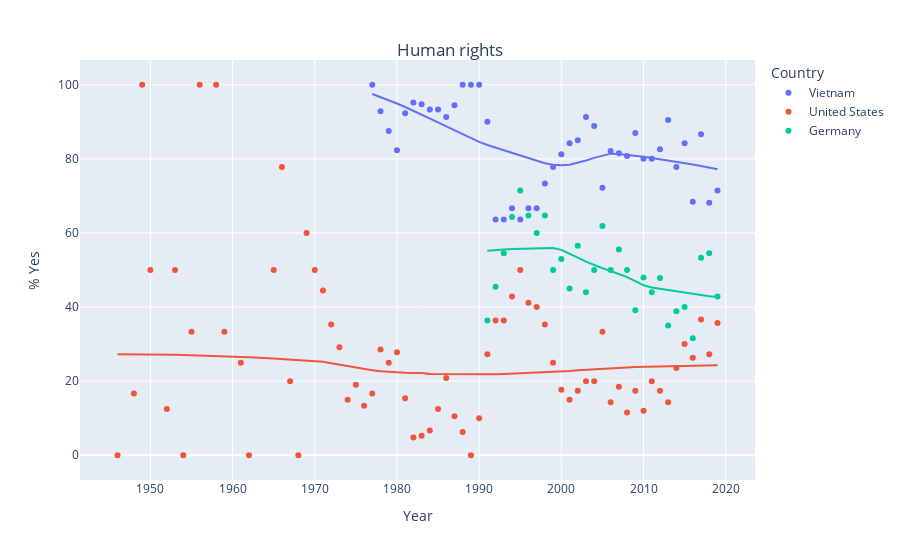
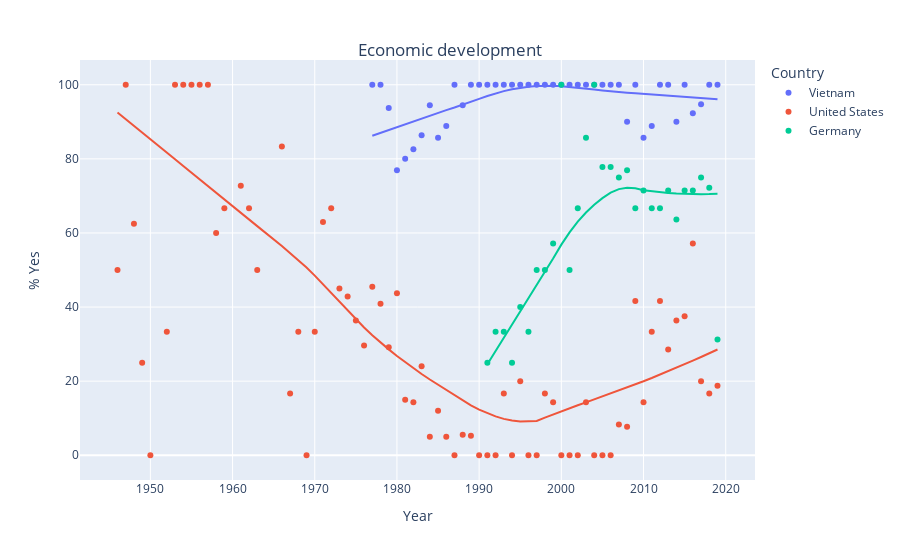
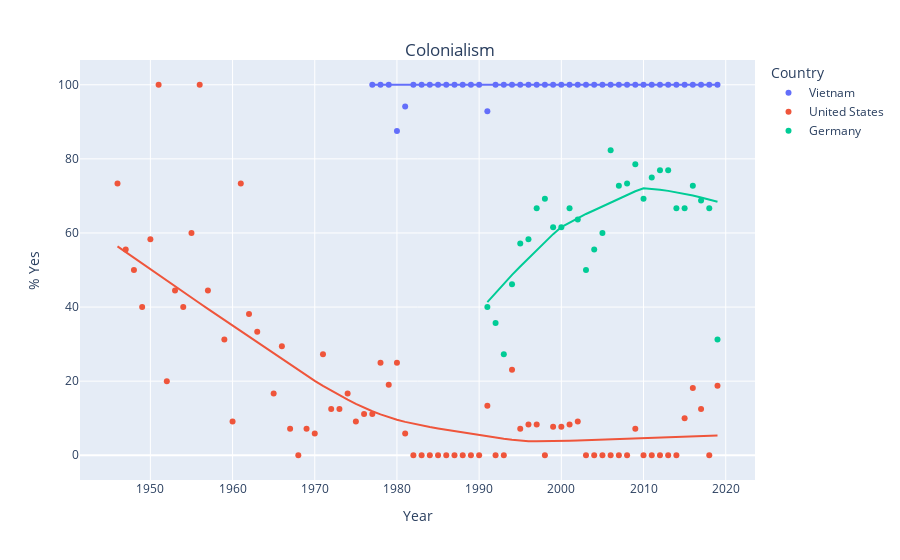
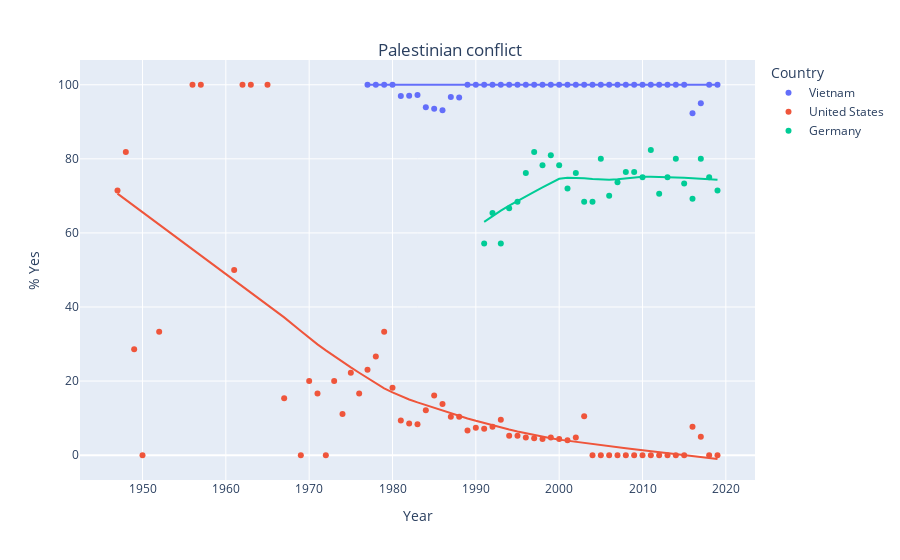

The code cell stored with these charts, in order, in its notebook:
### Markdown cell above
Now that we have our focus countries, we can make pretty pictures.

You can just run the cell below - assuming you have done all the parts above!

### Code cell
def make_plot(countries,issue):
    '''
    A Python function that takes in the list of countries and issues and makes
    a scatter plot of each issue with a trendline for each country.
    '''
    x_data = []
    y_data = []
    c_data = []
    for cntry in countries:
        my_group = c_groups.get_group((cntry,issue))
        for y in my_group['year'].unique():
            x_data.append(y)
            tot_yes = sum(my_group[my_group['year']==y]['vote']=='yes')
            percent_yes = tot_yes/len(my_group[my_group['year']==y])*100
            y_data.append(percent_yes)
            c_data.append(cntry)

    fig = px.scatter(x=x_data, y=y_data,color=c_data,trendline="lowess",labels={"color": "Country"})

    fig.update_layout(
        title={
            'text': issue + '<br>',
            'y':0.9,
            'x':0.5,
            'xanchor': 'center',
            'yanchor': 'top'})
    fig.update_yaxes(title_text="% Yes")
    fig.update_xaxes(title_text="Year")
    fig.show()
    
for iss in issues:
    make_plot(countries,iss)

### Figure 1 — Plotly figure (JSON) as saved in the notebook; plotly's stock layout.template omitted (floating-point values rounded to 4 significant figures)
{"data": [{"hovertemplate": "Country=Vietnam<br>x=%{x}<br>y=%{y}<extra></extra>", "legendgroup": "Vietnam", "marker": {"color": "#636efa", "symbol": "circle"}, "mode": "markers", "name": "Vietnam", "orientation": "v", "showlegend": true, "type": "scatter", "x": [1977, 1978, 1979, 1980, 1981, 1982, 1983, 1984, 1985, 1986, 1987, 1988, 1989, 1990, 1991, 1992, 1993, 1994, 1995, 1996, 1997, 1998, 1999, 2000, 2001, 2002, 2003, 2004, 2006, 2005, 2007, 2008, 2009, 2010, 2011, 2012, 2013, 2014, 2015, 2016, 2017, 2018, 2019], "xaxis": "x", "y": [100, 92.86, 87.5, 82.35, 92.31, 95.24, 94.74, 93.33, 93.33, 91.3, 94.44, 100, 100, 100, 90, 63.64, 63.64, 66.67, 63.64, 66.67, 66.67, 73.33, 77.78, 81.25, 84.21, 85, 91.3, 88.89, 82.14, 72.22, 81.48, 80.77, 86.96, 80, 80, 82.61, 90.48, 77.78, 84.21, 68.42, 86.67, 68.18, 71.43], "yaxis": "y"}, {"hovertemplate": "<b>LOWESS trendline</b><br><br>Country=Vietnam<br>x=%{x}<br>y=%{y} <b>(trend)</b><extra></extra>", "legendgroup": "Vietnam", "marker": {"color": "#636efa", "symbol": "circle"}, "mode": "lines", "name": "Vietnam", "showlegend": false, "type": "scatter", "x": [1977, 1978, 1979, 1980, 1981, 1982, 1983, 1984, 1985, 1986, 1987, 1988, 1989, 1990, 1991, 1992, 1993, 1994, 1995, 1996, 1997, 1998, 1999, 2000, 2001, 2002, 2003, 2004, 2005, 2006, 2007, 2008, 2009, 2010, 2011, 2012, 2013, 2014, 2015, 2016, 2017, 2018, 2019], "xaxis": "x", "y": [97.51, 96.69, 95.84, 94.94, 93.99, 93.01, 91.99, 90.93, 89.85, 88.76, 87.67, 86.6, 85.57, 84.58, 83.73, 83.0, 82.3, 81.59, 80.86, 80.12, 79.41, 78.81, 78.39, 78.24, 78.41, 78.88, 79.54, 80.27, 80.92, 81.4, 81.3, 81.1, 80.84, 80.56, 80.25, 79.93, 79.59, 79.24, 78.87, 78.48, 78.08, 77.65, 77.2], "yaxis": "y"}, {"hovertemplate": "Country=United States<br>x=%{x}<br>y=%{y}<extra></extra>", "legendgroup": "United States", "marker": {"color": "#EF553B", "symbol": "circle"}, "mode": "markers", "name": "United States", "orientation": "v", "showlegend": true, "type": "scatter", "x": [1946, 1948, 1949, 1950, 1952, 1953, 1954, 1955, 1956, 1958, 1959, 1961, 1962, 1965, 1966, 1967, 1968, 1969, 1970, 1971, 1972, 1973, 1974, 1975, 1976, 1977, 1978, 1979, 1980, 1981, 1982, 1983, 1984, 1985, 1986, 1987, 1988, 1989, 1990, 1991, 1992, 1993, 1994, 1995, 1996, 1997, 1998, 1999, 2000, 2001, 2002, 2003, 2004, 2006, 2005, 2007, 2008, 2009, 2010, 2011, 2012, 2013, 2014, 2015, 2016, 2017, 2018, 2019], "xaxis": "x", "y": [0, 16.67, 100, 50, 12.5, 50, 0, 33.33, 100, 100, 33.33, 25, 0, 50, 77.78, 20, 0, 60, 50, 44.44, 35.29, 29.17, 15, 19.05, 13.33, 16.67, 28.57, 25, 27.78, 15.38, 4.762, 5.263, 6.667, 12.5, 20.83, 10.53, 6.25, 0, 10, 27.27, 36.36, 36.36, 42.86, 50, 41.18, 40, 35.29, 25, 17.65, 15, 17.39, 20, 20, 14.29, 33.33, 18.52, 11.54, 17.39, 12, 20, 17.39, 14.29, 23.53, 30, 26.32, 36.67, 27.27, 35.71], "yaxis": "y"}, {"hovertemplate": "<b>LOWESS trendline</b><br><br>Country=United States<br>x=%{x}<br>y=%{y} <b>(trend)</b><extra></extra>", "legendgroup": "United States", "marker": {"color": "#EF553B", "symbol": "circle"}, "mode": "lines", "name": "United States", "showlegend": false, "type": "scatter", "x": [1946, 1948, 1949, 1950, 1952, 1953, 1954, 1955, 1956, 1958, 1959, 1961, 1962, 1965, 1966, 1967, 1968, 1969, 1970, 1971, 1972, 1973, 1974, 1975, 1976, 1977, 1978, 1979, 1980, 1981, 1982, 1983, 1984, 1985, 1986, 1987, 1988, 1989, 1990, 1991, 1992, 1993, 1994, 1995, 1996, 1997, 1998, 1999, 2000, 2001, 2002, 2003, 2004, 2005, 2006, 2007, 2008, 2009, 2010, 2011, 2012, 2013, 2014, 2015, 2016, 2017, 2018, 2019], "xaxis": "x", "y": [27.24, 27.26, 27.25, 27.23, 27.18, 27.14, 27.09, 27.03, 26.96, 26.81, 26.73, 26.54, 26.44, 26.11, 26.0, 25.89, 25.77, 25.64, 25.48, 25.25, 24.83, 24.41, 24.02, 23.65, 23.26, 22.92, 22.65, 22.47, 22.35, 22.28, 22.23, 22.2, 21.91, 21.9, 21.89, 21.71, 21.72, 21.73, 21.75, 21.78, 21.83, 21.9, 21.98, 22.08, 22.21, 22.38, 22.38, 22.47, 22.61, 22.77, 22.93, 23.1, 23.25, 23.39, 23.51, 23.62, 23.71, 23.79, 23.86, 23.92, 23.96, 24.01, 24.05, 24.09, 24.13, 24.17, 24.22, 24.28], "yaxis": "y"}, {"hovertemplate": "Country=Germany<br>x=%{x}<br>y=%{y}<extra></extra>", "legendgroup": "Germany", "marker": {"color": "#00cc96", "symbol": "circle"}, "mode": "markers", "name": "Germany", "orientation": "v", "showlegend": true, "type": "scatter", "x": [1991, 1992, 1993, 1994, 1995, 1996, 1997, 1998, 1999, 2000, 2001, 2002, 2003, 2004, 2006, 2005, 2007, 2008, 2009, 2010, 2011, 2012, 2013, 2014, 2015, 2016, 2017, 2018, 2019], "xaxis": "x", "y": [36.36, 45.45, 54.55, 64.29, 71.43, 64.71, 60, 64.71, 50, 52.94, 45, 56.52, 44, 50, 50, 61.9, 55.56, 50, 39.13, 48, 44, 47.83, 35, 38.89, 40, 31.58, 53.33, 54.55, 42.86], "yaxis": "y"}, {"hovertemplate": "<b>LOWESS trendline</b><br><br>Country=Germany<br>x=%{x}<br>y=%{y} <b>(trend)</b><extra></extra>", "legendgroup": "Germany", "marker": {"color": "#00cc96", "symbol": "circle"}, "mode": "lines", "name": "Germany", "showlegend": false, "type": "scatter", "x": [1991, 1992, 1993, 1994, 1995, 1996, 1997, 1998, 1999, 2000, 2001, 2002, 2003, 2004, 2005, 2006, 2007, 2008, 2009, 2010, 2011, 2012, 2013, 2014, 2015, 2016, 2017, 2018, 2019], "xaxis": "x", "y": [55.16, 55.42, 55.56, 55.64, 55.68, 55.72, 55.79, 55.89, 55.92, 55.44, 54.47, 53.35, 52.27, 51.3, 50.48, 49.74, 48.99, 48.09, 47.01, 45.88, 45.27, 44.91, 44.54, 44.17, 43.79, 43.44, 43.14, 42.9, 42.74], "yaxis": "y"}], "layout": {"autosize": true, "legend": {"title": {"text": "Country"}, "tracegroupgap": 0}, "margin": {"t": 60}, "title": {"text": "Human rights<br>", "x": 0.5, "xanchor": "center", "y": 0.9, "yanchor": "top"}, "xaxis": {"anchor": "y", "autorange": true, "domain": [0, 1], "range": [1942.0, 2023.0], "title": {"text": "Year"}, "type": "linear"}, "yaxis": {"anchor": "x", "autorange": true, "domain": [0, 1], "range": [-7.743, 107.7], "title": {"text": "% Yes"}, "type": "linear"}}}

### Figure 2 — Plotly figure (JSON) as saved in the notebook; plotly's stock layout.template omitted (floating-point values rounded to 4 significant figures)
{"data": [{"hovertemplate": "Country=Vietnam<br>x=%{x}<br>y=%{y}<extra></extra>", "legendgroup": "Vietnam", "marker": {"color": "#636efa", "symbol": "circle"}, "mode": "markers", "name": "Vietnam", "orientation": "v", "showlegend": true, "type": "scatter", "x": [1977, 1979, 1978, 1980, 1981, 1982, 1983, 1984, 1985, 1986, 1987, 1988, 1989, 1990, 1991, 1992, 1993, 1994, 1995, 1996, 1997, 1998, 1999, 2000, 2001, 2002, 2003, 2004, 2005, 2006, 2007, 2008, 2009, 2010, 2011, 2012, 2013, 2014, 2015, 2016, 2017, 2018, 2019], "xaxis": "x", "y": [100, 93.75, 100, 76.92, 80, 82.61, 86.36, 94.44, 85.71, 88.89, 100, 94.44, 100, 100, 100, 100, 100, 100, 100, 100, 100, 100, 100, 100, 100, 100, 100, 100, 100, 100, 100, 90, 100, 85.71, 88.89, 100, 100, 90, 100, 92.31, 94.74, 100, 100], "yaxis": "y"}, {"hovertemplate": "<b>LOWESS trendline</b><br><br>Country=Vietnam<br>x=%{x}<br>y=%{y} <b>(trend)</b><extra></extra>", "legendgroup": "Vietnam", "marker": {"color": "#636efa", "symbol": "circle"}, "mode": "lines", "name": "Vietnam", "showlegend": false, "type": "scatter", "x": [1977, 1978, 1979, 1980, 1981, 1982, 1983, 1984, 1985, 1986, 1987, 1988, 1989, 1990, 1991, 1992, 1993, 1994, 1995, 1996, 1997, 1998, 1999, 2000, 2001, 2002, 2003, 2004, 2005, 2006, 2007, 2008, 2009, 2010, 2011, 2012, 2013, 2014, 2015, 2016, 2017, 2018, 2019], "xaxis": "x", "y": [86.22, 87.01, 87.81, 88.61, 89.41, 90.19, 90.96, 91.72, 92.45, 93.16, 93.87, 94.58, 95.34, 96.19, 96.95, 97.65, 98.27, 98.79, 99.2, 99.49, 99.67, 99.74, 99.71, 99.58, 99.41, 99.19, 98.96, 98.72, 98.46, 98.22, 98.02, 97.86, 97.7, 97.54, 97.37, 97.2, 97.03, 96.86, 96.69, 96.53, 96.37, 96.22, 96.07], "yaxis": "y"}, {"hovertemplate": "Country=United States<br>x=%{x}<br>y=%{y}<extra></extra>", "legendgroup": "United States", "marker": {"color": "#EF553B", "symbol": "circle"}, "mode": "markers", "name": "United States", "orientation": "v", "showlegend": true, "type": "scatter", "x": [1946, 1947, 1948, 1949, 1950, 1952, 1953, 1954, 1955, 1956, 1957, 1958, 1959, 1961, 1962, 1963, 1966, 1967, 1968, 1969, 1970, 1971, 1972, 1973, 1974, 1975, 1976, 1977, 1979, 1978, 1980, 1981, 1982, 1983, 1984, 1985, 1986, 1987, 1988, 1989, 1990, 1991, 1992, 1993, 1994, 1995, 1996, 1997, 1998, 1999, 2000, 2001, 2002, 2003, 2004, 2005, 2006, 2007, 2008, 2009, 2010, 2011, 2012, 2013, 2014, 2015, 2016, 2017, 2018, 2019], "xaxis": "x", "y": [50, 100, 62.5, 25, 0, 33.33, 100, 100, 100, 100, 100, 60, 66.67, 72.73, 66.67, 50, 83.33, 16.67, 33.33, 0, 33.33, 62.96, 66.67, 45, 42.86, 36.36, 29.63, 45.45, 29.17, 40.91, 43.75, 15, 14.29, 24, 5, 12, 5, 0, 5.556, 5.263, 0, 0, 0, 16.67, 0, 20, 0, 0, 16.67, 14.29, 0, 0, 0, 14.29, 0, 0, 0, 8.333, 7.692, 41.67, 14.29, 33.33, 41.67, 28.57, 36.36, 37.5, 57.14, 20, 16.67, 18.75], "yaxis": "y"}, {"hovertemplate": "<b>LOWESS trendline</b><br><br>Country=United States<br>x=%{x}<br>y=%{y} <b>(trend)</b><extra></extra>", "legendgroup": "United States", "marker": {"color": "#EF553B", "symbol": "circle"}, "mode": "lines", "name": "United States", "showlegend": false, "type": "scatter", "x": [1946, 1947, 1948, 1949, 1950, 1952, 1953, 1954, 1955, 1956, 1957, 1958, 1959, 1961, 1962, 1963, 1966, 1967, 1968, 1969, 1970, 1971, 1972, 1973, 1974, 1975, 1976, 1977, 1978, 1979, 1980, 1981, 1982, 1983, 1984, 1985, 1986, 1987, 1988, 1989, 1990, 1991, 1992, 1993, 1994, 1995, 1996, 1997, 1998, 1999, 2000, 2001, 2002, 2003, 2004, 2005, 2006, 2007, 2008, 2009, 2010, 2011, 2012, 2013, 2014, 2015, 2016, 2017, 2018, 2019], "xaxis": "x", "y": [92.5, 90.73, 88.95, 87.15, 85.34, 81.71, 79.88, 78.06, 76.23, 74.41, 72.6, 70.79, 69.0, 65.41, 63.63, 61.85, 56.46, 54.61, 52.7, 50.67, 48.47, 46.12, 43.75, 41.38, 39.06, 36.8, 34.48, 32.4, 30.44, 28.57, 26.8, 25.1, 23.48, 21.93, 20.44, 19.01, 17.64, 16.32, 14.7, 13.47, 12.34, 11.33, 10.48, 9.822, 9.37, 9.129, 9.094, 9.253, 10.14, 11.02, 11.87, 12.69, 13.49, 14.28, 15.07, 15.86, 16.66, 17.46, 18.28, 19.12, 19.97, 20.85, 21.74, 22.66, 23.6, 24.56, 25.53, 26.52, 27.53, 28.55], "yaxis": "y"}, {"hovertemplate": "Country=Germany<br>x=%{x}<br>y=%{y}<extra></extra>", "legendgroup": "Germany", "marker": {"color": "#00cc96", "symbol": "circle"}, "mode": "markers", "name": "Germany", "orientation": "v", "showlegend": true, "type": "scatter", "x": [1991, 1992, 1993, 1994, 1995, 1996, 1997, 1998, 1999, 2000, 2001, 2002, 2003, 2004, 2005, 2006, 2007, 2008, 2009, 2010, 2011, 2012, 2013, 2014, 2015, 2016, 2017, 2018, 2019], "xaxis": "x", "y": [25, 33.33, 33.33, 25, 40, 33.33, 50, 50, 57.14, 100, 50, 66.67, 85.71, 100, 77.78, 77.78, 75, 76.92, 66.67, 71.43, 66.67, 66.67, 71.43, 63.64, 71.43, 71.43, 75, 72.22, 31.25], "yaxis": "y"}, {"hovertemplate": "<b>LOWESS trendline</b><br><br>Country=Germany<br>x=%{x}<br>y=%{y} <b>(trend)</b><extra></extra>", "legendgroup": "Germany", "marker": {"color": "#00cc96", "symbol": "circle"}, "mode": "lines", "name": "Germany", "showlegend": false, "type": "scatter", "x": [1991, 1992, 1993, 1994, 1995, 1996, 1997, 1998, 1999, 2000, 2001, 2002, 2003, 2004, 2005, 2006, 2007, 2008, 2009, 2010, 2011, 2012, 2013, 2014, 2015, 2016, 2017, 2018, 2019], "xaxis": "x", "y": [24.58, 28.11, 31.65, 35.21, 38.77, 42.34, 45.9, 49.47, 53.09, 56.84, 60.17, 63.06, 65.51, 67.62, 69.4, 70.89, 71.84, 72.18, 72.04, 71.5, 71.21, 70.99, 70.81, 70.66, 70.54, 70.48, 70.47, 70.51, 70.61], "yaxis": "y"}], "layout": {"autosize": true, "legend": {"title": {"text": "Country"}, "tracegroupgap": 0}, "margin": {"t": 60}, "title": {"text": "Economic development<br>", "x": 0.5, "xanchor": "center", "y": 0.9, "yanchor": "top"}, "xaxis": {"anchor": "y", "autorange": true, "domain": [0, 1], "range": [1942.0, 2023.0], "title": {"text": "Year"}, "type": "linear"}, "yaxis": {"anchor": "x", "autorange": true, "domain": [0, 1], "range": [-7.743, 107.7], "title": {"text": "% Yes"}, "type": "linear"}}}

### Figure 3 — Plotly figure (JSON) as saved in the notebook; plotly's stock layout.template omitted (floating-point values rounded to 4 significant figures)
{"data": [{"hovertemplate": "Country=Vietnam<br>x=%{x}<br>y=%{y}<extra></extra>", "legendgroup": "Vietnam", "marker": {"color": "#636efa", "symbol": "circle"}, "mode": "markers", "name": "Vietnam", "orientation": "v", "showlegend": true, "type": "scatter", "x": [1977, 1978, 1979, 1980, 1981, 1982, 1983, 1984, 1985, 1986, 1987, 1988, 1989, 1990, 1991, 1992, 1993, 1994, 1995, 1996, 1997, 1998, 1999, 2000, 2001, 2002, 2003, 2004, 2005, 2006, 2007, 2008, 2009, 2010, 2011, 2012, 2013, 2014, 2015, 2016, 2017, 2018, 2019], "xaxis": "x", "y": [100, 100, 100, 87.5, 94.12, 100, 100, 100, 100, 100, 100, 100, 100, 100, 92.86, 100, 100, 100, 100, 100, 100, 100, 100, 100, 100, 100, 100, 100, 100, 100, 100, 100, 100, 100, 100, 100, 100, 100, 100, 100, 100, 100, 100], "yaxis": "y"}, {"hovertemplate": "<b>LOWESS trendline</b><br><br>Country=Vietnam<br>x=%{x}<br>y=%{y} <b>(trend)</b><extra></extra>", "legendgroup": "Vietnam", "marker": {"color": "#636efa", "symbol": "circle"}, "mode": "lines", "name": "Vietnam", "showlegend": false, "type": "scatter", "x": [1977, 1978, 1979, 1980, 1981, 1982, 1983, 1984, 1985, 1986, 1987, 1988, 1989, 1990, 1991, 1992, 1993, 1994, 1995, 1996, 1997, 1998, 1999, 2000, 2001, 2002, 2003, 2004, 2005, 2006, 2007, 2008, 2009, 2010, 2011, 2012, 2013, 2014, 2015, 2016, 2017, 2018, 2019], "xaxis": "x", "y": [100.0, 100.0, 100.0, 100.0, 100.0, 100.0, 100.0, 100.0, 100.0, 100.0, 100.0, 100.0, 100.0, 100.0, 100, 100.0, 100.0, 100.0, 100.0, 100.0, 100.0, 100.0, 100.0, 100.0, 100.0, 100.0, 100.0, 100.0, 100.0, 100.0, 100.0, 100.0, 100.0, 100.0, 100.0, 100.0, 100.0, 100.0, 100.0, 100.0, 100.0, 100.0, 100.0], "yaxis": "y"}, {"hovertemplate": "Country=United States<br>x=%{x}<br>y=%{y}<extra></extra>", "legendgroup": "United States", "marker": {"color": "#EF553B", "symbol": "circle"}, "mode": "markers", "name": "United States", "orientation": "v", "showlegend": true, "type": "scatter", "x": [1946, 1947, 1948, 1949, 1950, 1951, 1952, 1953, 1954, 1955, 1957, 1956, 1959, 1960, 1961, 1962, 1963, 1965, 1966, 1967, 1968, 1969, 1970, 1971, 1972, 1973, 1974, 1975, 1976, 1977, 1978, 1979, 1980, 1981, 1982, 1983, 1984, 1985, 1986, 1987, 1988, 1989, 1990, 1991, 1992, 1993, 1994, 1995, 1996, 1997, 1998, 1999, 2000, 2001, 2002, 2003, 2004, 2005, 2006, 2007, 2008, 2009, 2010, 2011, 2012, 2013, 2014, 2015, 2016, 2017, 2018, 2019], "xaxis": "x", "y": [73.33, 55.56, 50, 40, 58.33, 100, 20, 44.44, 40, 60, 44.44, 100, 31.25, 9.091, 73.33, 38.1, 33.33, 16.67, 29.41, 7.143, 0, 7.143, 5.882, 27.27, 12.5, 12.5, 16.67, 9.091, 11.11, 11.11, 25, 19.05, 25, 5.882, 0, 0, 0, 0, 0, 0, 0, 0, 0, 13.33, 0, 0, 23.08, 7.143, 8.333, 8.333, 0, 7.692, 7.692, 8.333, 9.091, 0, 0, 0, 0, 0, 0, 7.143, 0, 0, 0, 0, 0, 10, 18.18, 12.5, 0, 18.75], "yaxis": "y"}, {"hovertemplate": "<b>LOWESS trendline</b><br><br>Country=United States<br>x=%{x}<br>y=%{y} <b>(trend)</b><extra></extra>", "legendgroup": "United States", "marker": {"color": "#EF553B", "symbol": "circle"}, "mode": "lines", "name": "United States", "showlegend": false, "type": "scatter", "x": [1946, 1947, 1948, 1949, 1950, 1951, 1952, 1953, 1954, 1955, 1956, 1957, 1959, 1960, 1961, 1962, 1963, 1965, 1966, 1967, 1968, 1969, 1970, 1971, 1972, 1973, 1974, 1975, 1976, 1977, 1978, 1979, 1980, 1981, 1982, 1983, 1984, 1985, 1986, 1987, 1988, 1989, 1990, 1991, 1992, 1993, 1994, 1995, 1996, 1997, 1998, 1999, 2000, 2001, 2002, 2003, 2004, 2005, 2006, 2007, 2008, 2009, 2010, 2011, 2012, 2013, 2014, 2015, 2016, 2017, 2018, 2019], "xaxis": "x", "y": [56.39, 54.84, 53.28, 51.73, 50.19, 48.65, 47.12, 45.59, 44.06, 42.54, 41.02, 39.51, 36.51, 35.02, 33.52, 32.04, 30.55, 27.58, 26.09, 24.59, 23.09, 21.58, 20.09, 18.74, 17.44, 16.18, 14.98, 13.86, 12.82, 11.87, 11.02, 10.26, 9.594, 9.007, 8.488, 8.027, 7.613, 7.234, 6.88, 6.539, 6.099, 5.764, 5.427, 5.092, 4.771, 4.472, 4.205, 3.979, 3.803, 3.747, 3.745, 3.781, 3.839, 3.911, 3.991, 4.074, 4.159, 4.243, 4.325, 4.405, 4.482, 4.557, 4.631, 4.702, 4.773, 4.844, 4.915, 4.988, 5.064, 5.144, 5.228, 5.316], "yaxis": "y"}, {"hovertemplate": "Country=Germany<br>x=%{x}<br>y=%{y}<extra></extra>", "legendgroup": "Germany", "marker": {"color": "#00cc96", "symbol": "circle"}, "mode": "markers", "name": "Germany", "orientation": "v", "showlegend": true, "type": "scatter", "x": [1991, 1992, 1993, 1994, 1995, 1996, 1997, 1998, 1999, 2000, 2001, 2002, 2003, 2004, 2005, 2006, 2007, 2008, 2009, 2010, 2011, 2012, 2013, 2014, 2015, 2016, 2017, 2018, 2019], "xaxis": "x", "y": [40, 35.71, 27.27, 46.15, 57.14, 58.33, 66.67, 69.23, 61.54, 61.54, 66.67, 63.64, 50, 55.56, 60, 82.35, 72.73, 73.33, 78.57, 69.23, 75, 76.92, 76.92, 66.67, 66.67, 72.73, 68.75, 66.67, 31.25], "yaxis": "y"}, {"hovertemplate": "<b>LOWESS trendline</b><br><br>Country=Germany<br>x=%{x}<br>y=%{y} <b>(trend)</b><extra></extra>", "legendgroup": "Germany", "marker": {"color": "#00cc96", "symbol": "circle"}, "mode": "lines", "name": "Germany", "showlegend": false, "type": "scatter", "x": [1991, 1992, 1993, 1994, 1995, 1996, 1997, 1998, 1999, 2000, 2001, 2002, 2003, 2004, 2005, 2006, 2007, 2008, 2009, 2010, 2011, 2012, 2013, 2014, 2015, 2016, 2017, 2018, 2019], "xaxis": "x", "y": [41.33, 43.88, 46.34, 48.69, 50.96, 53.16, 55.33, 57.49, 59.68, 61.59, 62.83, 64.03, 65.12, 66.13, 67.13, 68.17, 69.23, 70.27, 71.25, 72.04, 71.88, 71.65, 71.35, 71.0, 70.58, 70.11, 69.59, 69.02, 68.42], "yaxis": "y"}], "layout": {"autosize": true, "legend": {"title": {"text": "Country"}, "tracegroupgap": 0}, "margin": {"t": 60}, "title": {"text": "Colonialism<br>", "x": 0.5, "xanchor": "center", "y": 0.9, "yanchor": "top"}, "xaxis": {"anchor": "y", "autorange": true, "domain": [0, 1], "range": [1942.0, 2023.0], "title": {"text": "Year"}, "type": "linear"}, "yaxis": {"anchor": "x", "autorange": true, "domain": [0, 1], "range": [-7.743, 107.7], "title": {"text": "% Yes"}, "type": "linear"}}}

### Figure 4 — Plotly figure (JSON) as saved in the notebook; plotly's stock layout.template omitted (floating-point values rounded to 4 significant figures)
{"data": [{"hovertemplate": "Country=Vietnam<br>x=%{x}<br>y=%{y}<extra></extra>", "legendgroup": "Vietnam", "marker": {"color": "#636efa", "symbol": "circle"}, "mode": "markers", "name": "Vietnam", "orientation": "v", "showlegend": true, "type": "scatter", "x": [1977, 1978, 1979, 1980, 1981, 1982, 1983, 1984, 1985, 1986, 1987, 1988, 1989, 1990, 1991, 1992, 1993, 1994, 1995, 1996, 1997, 1998, 1999, 2000, 2001, 2002, 2003, 2004, 2005, 2006, 2007, 2008, 2009, 2010, 2011, 2012, 2013, 2014, 2015, 2016, 2017, 2018, 2019], "xaxis": "x", "y": [100, 100, 100, 100, 96.97, 97.06, 97.22, 93.94, 93.55, 93.1, 96.67, 96.55, 100, 100, 100, 100, 100, 100, 100, 100, 100, 100, 100, 100, 100, 100, 100, 100, 100, 100, 100, 100, 100, 100, 100, 100, 100, 100, 100, 92.31, 95, 100, 100], "yaxis": "y"}, {"hovertemplate": "<b>LOWESS trendline</b><br><br>Country=Vietnam<br>x=%{x}<br>y=%{y} <b>(trend)</b><extra></extra>", "legendgroup": "Vietnam", "marker": {"color": "#636efa", "symbol": "circle"}, "mode": "lines", "name": "Vietnam", "showlegend": false, "type": "scatter", "x": [1977, 1978, 1979, 1980, 1981, 1982, 1983, 1984, 1985, 1986, 1987, 1988, 1989, 1990, 1991, 1992, 1993, 1994, 1995, 1996, 1997, 1998, 1999, 2000, 2001, 2002, 2003, 2004, 2005, 2006, 2007, 2008, 2009, 2010, 2011, 2012, 2013, 2014, 2015, 2016, 2017, 2018, 2019], "xaxis": "x", "y": [100.0, 100.0, 100.0, 100.0, 100.0, 100.0, 100.0, 100.0, 100.0, 100.0, 100.0, 100.0, 100.0, 100.0, 100.0, 100.0, 100.0, 100.0, 100.0, 100.0, 100.0, 100.0, 100.0, 100.0, 100.0, 100.0, 100.0, 100.0, 100, 100.0, 100.0, 100.0, 100.0, 100.0, 100.0, 100.0, 100.0, 100.0, 100.0, 100.0, 100.0, 100.0, 100.0], "yaxis": "y"}, {"hovertemplate": "Country=United States<br>x=%{x}<br>y=%{y}<extra></extra>", "legendgroup": "United States", "marker": {"color": "#EF553B", "symbol": "circle"}, "mode": "markers", "name": "United States", "orientation": "v", "showlegend": true, "type": "scatter", "x": [1947, 1948, 1949, 1950, 1952, 1957, 1956, 1961, 1962, 1963, 1965, 1967, 1969, 1970, 1971, 1972, 1973, 1974, 1975, 1976, 1977, 1978, 1979, 1980, 1981, 1982, 1983, 1984, 1985, 1986, 1987, 1988, 1989, 1990, 1991, 1992, 1993, 1994, 1995, 1996, 1997, 1998, 1999, 2000, 2001, 2002, 2003, 2004, 2005, 2006, 2007, 2008, 2009, 2010, 2011, 2012, 2013, 2014, 2015, 2016, 2017, 2018, 2019], "xaxis": "x", "y": [71.43, 81.82, 28.57, 0, 33.33, 100, 100, 50, 100, 100, 100, 15.38, 0, 20, 16.67, 0, 20, 11.11, 22.22, 16.67, 23.08, 26.67, 33.33, 18.18, 9.375, 8.571, 8.333, 12.12, 16.13, 13.79, 10.34, 10.34, 6.667, 7.407, 7.143, 7.692, 9.524, 5.263, 5.263, 4.762, 4.545, 4.348, 4.762, 4.348, 4, 4.762, 10.53, 0, 0, 0, 0, 0, 0, 0, 0, 0, 0, 0, 0, 7.692, 5, 0, 0], "yaxis": "y"}, {"hovertemplate": "<b>LOWESS trendline</b><br><br>Country=United States<br>x=%{x}<br>y=%{y} <b>(trend)</b><extra></extra>", "legendgroup": "United States", "marker": {"color": "#EF553B", "symbol": "circle"}, "mode": "lines", "name": "United States", "showlegend": false, "type": "scatter", "x": [1947, 1948, 1949, 1950, 1952, 1956, 1957, 1961, 1962, 1963, 1965, 1967, 1969, 1970, 1971, 1972, 1973, 1974, 1975, 1976, 1977, 1978, 1979, 1980, 1981, 1982, 1983, 1984, 1985, 1986, 1987, 1988, 1989, 1990, 1991, 1992, 1993, 1994, 1995, 1996, 1997, 1998, 1999, 2000, 2001, 2002, 2003, 2004, 2005, 2006, 2007, 2008, 2009, 2010, 2011, 2012, 2013, 2014, 2015, 2016, 2017, 2018, 2019], "xaxis": "x", "y": [70.61, 68.94, 67.28, 65.61, 62.29, 55.66, 54.01, 47.4, 45.74, 44.07, 40.69, 37.2, 33.54, 31.67, 29.9, 28.29, 26.71, 25.17, 23.68, 22.24, 20.87, 19.43, 18.05, 16.94, 15.95, 15.03, 14.25, 13.49, 12.76, 12.01, 11.31, 10.64, 9.911, 9.265, 8.639, 8.036, 7.458, 6.909, 6.388, 5.894, 5.422, 4.971, 4.539, 4.194, 3.883, 3.59, 3.303, 3.019, 2.737, 2.454, 2.173, 1.891, 1.611, 1.332, 1.055, 0.7797, 0.5076, 0.2389, -0.02602, -0.2865, -0.5423, -0.7933, -1.04], "yaxis": "y"}, {"hovertemplate": "Country=Germany<br>x=%{x}<br>y=%{y}<extra></extra>", "legendgroup": "Germany", "marker": {"color": "#00cc96", "symbol": "circle"}, "mode": "markers", "name": "Germany", "orientation": "v", "showlegend": true, "type": "scatter", "x": [1991, 1992, 1993, 1994, 1995, 1996, 1997, 1998, 1999, 2000, 2001, 2002, 2003, 2004, 2005, 2006, 2007, 2008, 2009, 2010, 2011, 2012, 2013, 2014, 2015, 2016, 2017, 2018, 2019], "xaxis": "x", "y": [57.14, 65.38, 57.14, 66.67, 68.42, 76.19, 81.82, 78.26, 80.95, 78.26, 72, 76.19, 68.42, 68.42, 80, 70, 73.68, 76.47, 76.47, 75, 82.35, 70.59, 75, 80, 73.33, 69.23, 80, 75, 71.43], "yaxis": "y"}, {"hovertemplate": "<b>LOWESS trendline</b><br><br>Country=Germany<br>x=%{x}<br>y=%{y} <b>(trend)</b><extra></extra>", "legendgroup": "Germany", "marker": {"color": "#00cc96", "symbol": "circle"}, "mode": "lines", "name": "Germany", "showlegend": false, "type": "scatter", "x": [1991, 1992, 1993, 1994, 1995, 1996, 1997, 1998, 1999, 2000, 2001, 2002, 2003, 2004, 2005, 2006, 2007, 2008, 2009, 2010, 2011, 2012, 2013, 2014, 2015, 2016, 2017, 2018, 2019], "xaxis": "x", "y": [62.98, 64.53, 65.99, 67.38, 68.68, 69.91, 71.1, 72.29, 73.5, 74.62, 74.91, 74.93, 74.76, 74.54, 74.39, 74.36, 74.47, 74.69, 74.93, 75.15, 75.16, 75.12, 75.06, 74.98, 74.88, 74.76, 74.63, 74.48, 74.32], "yaxis": "y"}], "layout": {"autosize": true, "legend": {"title": {"text": "Country"}, "tracegroupgap": 0}, "margin": {"t": 60}, "title": {"text": "Palestinian conflict<br>", "x": 0.5, "xanchor": "center", "y": 0.9, "yanchor": "top"}, "xaxis": {"anchor": "y", "autorange": true, "domain": [0, 1], "range": [1943.0, 2023.0], "title": {"text": "Year"}, "type": "linear"}, "yaxis": {"anchor": "x", "autorange": true, "domain": [0, 1], "range": [-7.743, 107.7], "title": {"text": "% Yes"}, "type": "linear"}}}
